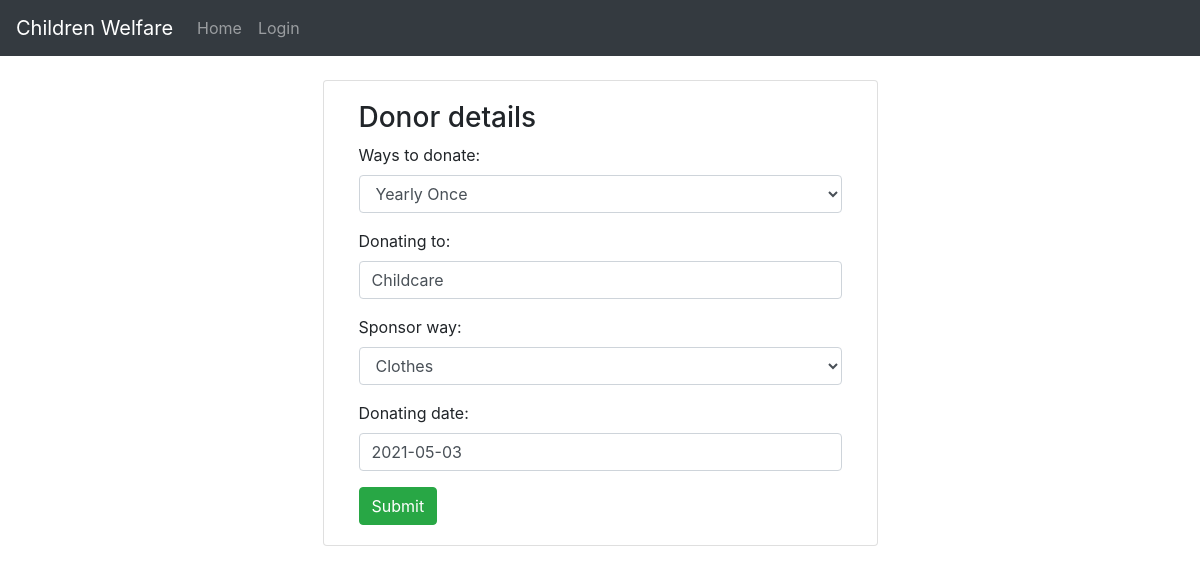
The page /up/10/ on the database its author committed.
### App/models.py (models this page shows)
class Donate(models.Model):
	d=[('Yearly',"Yearly Once"),('Monthly',"Monthly Once"),('Quarterly',"Quarterly Once"),('One Time',"One time donation")]
	s=[('Food',"Food"),('Clothes',"Clothes"),('Money',"Money")]
	username=models.CharField(max_length=50)
	email=models.EmailField(max_length=50)
	ways_to_donate=models.CharField(max_length=50,choices=d,default='select')
	donating_to=models.CharField(max_length=50)
	sponsor_way=models.CharField(max_length=50,choices=s,default='select')
	donating_date=models.DateField()
	uid=models.ForeignKey(User,on_delete=models.CASCADE)

### App/views.py (the view)
# urls.py: path('up/<int:a>/',views.update,name="up"),
def update(request,a):
	u=Donate.objects.get(id=a)
	if request.method == "POST":
		v=UpdateForm(request.POST,instance=u)
		if v.is_valid():
			v.save()
			return redirect('/don')
	z=UpdateForm(instance=u)
	return render(request,'html/update.html',{'p':z})

### App/forms.py
class UpdateForm(forms.ModelForm):
	class Meta:
		model = Donate
		fields=["ways_to_donate","donating_to","sponsor_way","donating_date"]
		widgets={
		"ways_to_donate":forms.Select(attrs={
			"class":"form-control",
			"required":True,
			}),
		"donating_to":forms.TextInput(attrs={
			"class":"form-control",
			"placeholder":"Organisation Name",
			"required":True,
			}),
		"sponsor_way":forms.Select(attrs={
			"class":"form-control",
			"required":True,
			}),
		"donating_date":forms.DateInput(attrs={
			"class":"form-control",
			"placeholder":"Enter the date of donation",
			"required":True,
			}),
		}

### App/templates/html/update.html (shortened to what this page needs)
{% extends 'html/base.html' %}
{% block content %}
<div class="container mt-4">
	<div class="card col-md-6 mx-auto">
		<div class="card-body">
			<h3>Donor details</h3>
			<form method="POST">
				{{p.as_p}}
				<input type="submit" value="Submit" class="btn btn-success">
			</form>
		</div>
	</div>
</div>
{% endblock %}

### rows shown on the page
Donate: ways_to_donate "Yearly Once", donating_to "Childcare", sponsor_way "Clothes", donating_date "2021-05-03"
